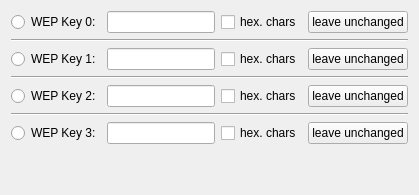
     <widget class="QWidget" name="wepTab">
      <attribute name="title">
       <string>WEP Keys</string>
      </attribute>
      <layout class="QVBoxLayout">
       <item>
        <layout class="QGridLayout" name="wepGrid">
         <item row="0" column="0">
          <widget class="QRadioButton" name="wep0Radio">
           <property name="text">
            <string>WEP Key 0:</string>
           </property>
          </widget>
         </item>
         <item row="0" column="1">
          <widget class="QLineEdit" name="wep0Edit"/>
         </item>
         <item row="0" column="2">
          <widget class="QCheckBox" name="wep0HexCheck">
           <property name="text">
            <string>hex. chars</string>
           </property>
          </widget>
         </item>
         <item row="0" column="3">
          <widget class="QPushButton" name="wep0LeaveButton">
           <property name="text">
            <string>leave unchanged</string>
           </property>
           <property name="checkable">
            <bool>true</bool>
           </property>
          </widget>
         </item>
         <item row="2" column="0">
          <widget class="QRadioButton" name="wep1Radio">
           <property name="text">
            <string>WEP Key 1:</string>
           </property>
          </widget>
         </item>
         <item row="2" column="1">
          <widget class="QLineEdit" name="wep1Edit"/>
         </item>
         <item row="2" column="2">
          <widget class="QCheckBox" name="wep1HexCheck">
           <property name="text">
            <string>hex. chars</string>
           </property>
          </widget>
         </item>
         <item row="2" column="3">
          <widget class="QPushButton" name="wep1LeaveButton">
           <property name="text">
            <string>leave unchanged</string>
           </property>
           <property name="checkable">
            <bool>true</bool>
           </property>
          </widget>
         </item>
         <item row="4" column="0">
          <widget class="QRadioButton" name="wep2Radio">
           <property name="text">
            <string>WEP Key 2:</string>
           </property>
          </widget>
         </item>
         <item row="4" column="1">
          <widget class="QLineEdit" name="wep2Edit"/>
         </item>
         <item row="4" column="2">
          <widget class="QCheckBox" name="wep2HexCheck">
           <property name="text">
            <string>hex. chars</string>
           </property>
          </widget>
         </item>
         <item row="4" column="3">
          <widget class="QPushButton" name="wep2LeaveButton">
           <property name="text">
            <string>leave unchanged</string>
           </property>
           <property name="checkable">
            <bool>true</bool>
           </property>
          </widget>
         </item>
         <item row="6" column="0">
          <widget class="QRadioButton" name="wep3Radio">
           <property name="text">
            <string>WEP Key 3:</string>
           </property>
          </widget>
         </item>
         <item row="6" column="1">
          <widget class="QLineEdit" name="wep3Edit"/>
         </item>
         <item row="6" column="2">
          <widget class="QCheckBox" name="wep3HexCheck">
           <property name="text">
            <string>hex. chars</string>
           </property>
          </widget>
         </item>
         <item row="6" column="3">
          <widget class="QPushButton" name="wep3LeaveButton">
           <property name="text">
            <string>leave unchanged</string>
           </property>
           <property name="checkable">
            <bool>true</bool>
           </property>
          </widget>
         </item>
         <item row="1" column="0" colspan="4">
          <widget class="Line" name="wepLine0">
           <property name="orientation">
            <enum>Qt::Horizontal</enum>
           </property>
          </widget>
         </item>
         <item row="3" column="0" colspan="4">
          <widget class="Line" name="wepLine1">
           <property name="orientation">
            <enum>Qt::Horizontal</enum>
           </property>
          </widget>
         </item>
         <item row="5" column="0" colspan="4">
          <widget class="Line" name="wepLine2">
           <property name="orientation">
            <enum>Qt::Horizontal</enum>
           </property>
          </widget>
         </item>
        </layout>
       </item>
       <item>
        <spacer name="wepSpacer">
         <property name="orientation">
          <enum>Qt::Vertical</enum>
         </property>
         <property name="sizeHint" stdset="0">
          <size>
           <width>20</width>
           <height>40</height>
          </size>
         </property>
        </spacer>
       </item>
      </layout>
     </widget>
